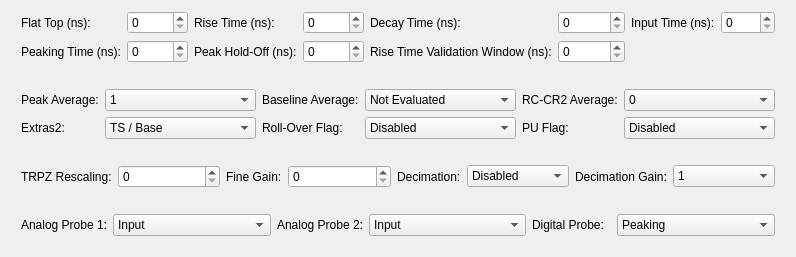
          <widget class="QWidget" name="tabFwPHA">
           <attribute name="title">
            <string>DPP-PHA</string>
           </attribute>
           <layout class="QVBoxLayout" name="verticalLayout_3">
            <item>
             <layout class="QGridLayout" name="mainPHA" rowstretch="10,0" columnstretch="0,0,0,0,0,0,0,0">
              <property name="leftMargin">
               <number>10</number>
              </property>
              <property name="rightMargin">
               <number>10</number>
              </property>
              <property name="bottomMargin">
               <number>10</number>
              </property>
              <item row="0" column="0">
               <widget class="QLabel" name="flat_top">
                <property name="toolTip">
                 <string>&lt;html&gt;&lt;head/&gt;&lt;body&gt;&lt;p&gt;Sets the Trapezoid Flat Top width.&lt;/p&gt;&lt;/body&gt;&lt;/html&gt;</string>
                </property>
                <property name="text">
                 <string>Flat Top (ns):</string>
                </property>
               </widget>
              </item>
              <item row="0" column="7">
               <widget class="QSpinBox" name="val_inputRise">
                <property name="maximum">
                 <number>2040</number>
                </property>
               </widget>
              </item>
              <item row="1" column="0">
               <widget class="QLabel" name="peakTime">
                <property name="toolTip">
                 <string>&lt;html&gt;&lt;head/&gt;&lt;body&gt;&lt;p&gt;Position in the ﬂat top region where the samples are used for the calculation of the peak height. The peaking me is referred to the trigger position or to the trigger validation signal according to the trigger mode.&lt;/p&gt;&lt;/body&gt;&lt;/html&gt;</string>
                </property>
                <property name="text">
                 <string>Peaking Time (ns):</string>
                </property>
               </widget>
              </item>
              <item row="0" column="4">
               <widget class="QLabel" name="decayTime">
                <property name="toolTip">
                 <string>&lt;html&gt;&lt;head/&gt;&lt;body&gt;&lt;p&gt;This register corresponds to the trapezoid pole-zero cancellation. The user must set this register equal to the decay time of the pre-ampliﬁer.&lt;/p&gt;&lt;/body&gt;&lt;/html&gt;</string>
                </property>
                <property name="text">
                 <string>Decay Time (ns):</string>
                </property>
               </widget>
              </item>
              <item row="1" column="3">
               <widget class="QSpinBox" name="val_peakHoldOff">
                <property name="maximum">
                 <number>4092</number>
                </property>
               </widget>
              </item>
              <item row="0" column="1">
               <widget class="QSpinBox" name="val_flatTop">
                <property name="maximum">
                 <number>32760</number>
                </property>
               </widget>
              </item>
              <item row="0" column="2">
               <widget class="QLabel" name="riseTime">
                <property name="toolTip">
                 <string>&lt;html&gt;&lt;head/&gt;&lt;body&gt;&lt;p&gt;Sets the Trapezoid Rise Time, i.e. the Shaping Time of the energy ﬁlter.&lt;/p&gt;&lt;/body&gt;&lt;/html&gt;</string>
                </property>
                <property name="text">
                 <string>Rise Time (ns):</string>
                </property>
               </widget>
              </item>
              <item row="0" column="3">
               <widget class="QSpinBox" name="val_riseTime">
                <property name="maximum">
                 <number>32760</number>
                </property>
               </widget>
              </item>
              <item row="0" column="6">
               <widget class="QLabel" name="inputRise">
                <property name="toolTip">
                 <string>&lt;html&gt;&lt;head/&gt;&lt;body&gt;&lt;p&gt;This register deﬁnes the me constant of the derivative component of the PHA fast discriminator ﬁlter.&lt;/p&gt;&lt;p&gt;In case of RC-CR2 this value must be equal (or 50% more) to the input rising edge, in such a way the RC-CR2 peak value corresponds to the height of the input signal.&lt;/p&gt;&lt;/body&gt;&lt;/html&gt;</string>
                </property>
                <property name="text">
                 <string>Input Time (ns):</string>
                </property>
               </widget>
              </item>
              <item row="1" column="1">
               <widget class="QSpinBox" name="val_peakTime">
                <property name="maximum">
                 <number>32760</number>
                </property>
               </widget>
              </item>
              <item row="0" column="5">
               <widget class="QSpinBox" name="val_decayTime">
                <property name="maximum">
                 <number>524280</number>
                </property>
               </widget>
              </item>
              <item row="1" column="2">
               <widget class="QLabel" name="peakHoldOff">
                <property name="toolTip">
                 <string>&lt;html&gt;&lt;head/&gt;&lt;body&gt;&lt;p&gt;The Peak Hold-oﬀ starts at the end of the trapezoid ﬂat top and deﬁnes how close must be two trapezoids to be considered piled-up. Zero is the case where the ﬂat top of one trapezoid starts exactly at the end of the ﬂat top of the previous one.&lt;/p&gt;&lt;/body&gt;&lt;/html&gt;</string>
                </property>
                <property name="text">
                 <string>Peak Hold-Off (ns):</string>
                </property>
               </widget>
              </item>
              <item row="1" column="4">
               <widget class="QLabel" name="riseTimeValWindow">
                <property name="toolTip">
                 <string>&lt;html&gt;&lt;head/&gt;&lt;body&gt;&lt;p&gt;The Rise Time Valida on Window is used by the rise me discriminator (RTD) to reject pulses that overlap in the rise time. Such events are identiﬁed by a longer RC-CR2 signal (the RC-CR2 gets longer to reach the zero crossing and therefore to trigger) than the RC-CR2 of a single pulse. The rise time validation window starts in correspondence with the RC-CR2 threshold crossing and lasts for the duration written in this register. If no trigger occurs within this acceptance window, the algorithm consider the event as a pile-up and reject it.&lt;/p&gt;&lt;/body&gt;&lt;/html&gt;</string>
                </property>
                <property name="text">
                 <string>Rise Time Validation Window (ns):</string>
                </property>
               </widget>
              </item>
              <item row="1" column="5">
               <widget class="QSpinBox" name="val_riseTimeValWindow">
                <property name="maximum">
                 <number>4092</number>
                </property>
               </widget>
              </item>
             </layout>
            </item>
            <item>
             <layout class="QGridLayout" name="advancedPHA" rowstretch="10,0" columnstretch="1,2,1,2,1,2">
              <property name="leftMargin">
               <number>10</number>
              </property>
              <property name="topMargin">
               <number>10</number>
              </property>
              <property name="rightMargin">
               <number>10</number>
              </property>
              <property name="bottomMargin">
               <number>10</number>
              </property>
              <item row="0" column="2">
               <widget class="QLabel" name="baselineAverage">
                <property name="toolTip">
                 <string>&lt;html&gt;&lt;head/&gt;&lt;body&gt;&lt;p&gt;Number of samples for the baseline average calculation.&lt;/p&gt;&lt;/body&gt;&lt;/html&gt;</string>
                </property>
                <property name="text">
                 <string>Baseline Average:</string>
                </property>
               </widget>
              </item>
              <item row="0" column="0">
               <widget class="QLabel" name="peakAverage">
                <property name="toolTip">
                 <string>&lt;html&gt;&lt;head/&gt;&lt;body&gt;&lt;p&gt;Corresponds to the number of samples for the averaging window of the trapezoid height calculation.&lt;/p&gt;&lt;p&gt;Note: for a correct energy calculation the Peak Mean should be contained in the ﬂat region of the Trapezoid Flat Top.&lt;/p&gt;&lt;/body&gt;&lt;/html&gt;</string>
                </property>
                <property name="text">
                 <string>Peak Average:</string>
                </property>
               </widget>
              </item>
              <item row="1" column="4">
               <widget class="QLabel" name="puFlag">
                <property name="toolTip">
                 <string>&lt;html&gt;&lt;head/&gt;&lt;body&gt;&lt;p&gt;Usually the algorithm saves a pile-up event setting its energy = 0. When this bit is enabled, the algorithm returns the read energy value, though this value does not correspond to the real energy of the pulse. PU ﬂag is set to 1.&lt;/p&gt;&lt;/body&gt;&lt;/html&gt;</string>
                </property>
                <property name="text">
                 <string>PU Flag:</string>
                </property>
               </widget>
              </item>
              <item row="1" column="5">
               <widget class="QComboBox" name="val_puFlag">
                <item>
                 <property name="text">
                  <string>Disabled</string>
                 </property>
                </item>
                <item>
                 <property name="text">
                  <string>Enabled</string>
                 </property>
                </item>
               </widget>
              </item>
              <item row="1" column="0">
               <widget class="QLabel" name="extras2">
                <property name="toolTip">
                 <string>&lt;html&gt;&lt;head/&gt;&lt;body&gt;&lt;p&gt;The channel aggregate data format has a 32 bit word, called EXTRAS 2 word which can be conﬁgured to have the following information.&lt;/p&gt;&lt;/body&gt;&lt;/html&gt;</string>
                </property>
                <property name="text">
                 <string>Extras2:</string>
                </property>
               </widget>
              </item>
              <item row="1" column="1">
               <widget class="QComboBox" name="val_extras2">
                <item>
                 <property name="text">
                  <string>TS / Base</string>
                 </property>
                </item>
                <item>
                 <property name="text">
                  <string>Reserved</string>
                 </property>
                </item>
                <item>
                 <property name="text">
                  <string>TS / Fine TS</string>
                 </property>
                </item>
                <item>
                 <property name="text">
                  <string>Reserved</string>
                 </property>
                </item>
                <item>
                 <property name="text">
                  <string>Lost TRG / Total TRG</string>
                 </property>
                </item>
                <item>
                 <property name="text">
                  <string>Evt Before / Evt After</string>
                 </property>
                </item>
                <item>
                 <property name="text">
                  <string>Reserved</string>
                 </property>
                </item>
               </widget>
              </item>
              <item row="1" column="2">
               <widget class="QLabel" name="roFlag">
                <property name="toolTip">
                 <string>&lt;html&gt;&lt;head/&gt;&lt;body&gt;&lt;p&gt;When enabled, the algorithm creates a fake event with Time Stamp = 0, Energy = 0, PU = 1, bit[3] and bit[1] of EXTRAS = 1.&lt;/p&gt;&lt;/body&gt;&lt;/html&gt;</string>
                </property>
                <property name="text">
                 <string>Roll-Over Flag:</string>
                </property>
               </widget>
              </item>
              <item row="1" column="3">
               <widget class="QComboBox" name="val_roFlag">
                <item>
                 <property name="text">
                  <string>Disabled</string>
                 </property>
                </item>
                <item>
                 <property name="text">
                  <string>Enabled</string>
                 </property>
                </item>
               </widget>
              </item>
              <item row="0" column="4">
               <widget class="QLabel" name="rccr2">
                <property name="toolTip">
                 <string>&lt;html&gt;&lt;head/&gt;&lt;body&gt;&lt;p&gt;Deﬁnes the number of samples of a moving average ﬁlter used for the RC-CR2 signal formation.&lt;/p&gt;&lt;/body&gt;&lt;/html&gt;</string>
                </property>
                <property name="text">
                 <string>RC-CR2 Average:</string>
                </property>
               </widget>
              </item>
              <item row="0" column="5">
               <widget class="QComboBox" name="val_rccr2">
                <item>
                 <property name="text">
                  <string>0</string>
                 </property>
                </item>
                <item>
                 <property name="text">
                  <string>2</string>
                 </property>
                </item>
                <item>
                 <property name="text">
                  <string>4</string>
                 </property>
                </item>
                <item>
                 <property name="text">
                  <string>8</string>
                 </property>
                </item>
                <item>
                 <property name="text">
                  <string>16</string>
                 </property>
                </item>
                <item>
                 <property name="text">
                  <string>32</string>
                 </property>
                </item>
                <item>
                 <property name="text">
                  <string>64</string>
                 </property>
                </item>
                <item>
                 <property name="text">
                  <string>128</string>
                 </property>
                </item>
               </widget>
              </item>
              <item row="0" column="1">
               <widget class="QComboBox" name="val_peakAverage">
                <item>
                 <property name="text">
                  <string>1</string>
                 </property>
                </item>
                <item>
                 <property name="text">
                  <string>4</string>
                 </property>
                </item>
                <item>
                 <property name="text">
                  <string>16</string>
                 </property>
                </item>
                <item>
                 <property name="text">
                  <string>64</string>
                 </property>
                </item>
               </widget>
              </item>
              <item row="0" column="3">
               <widget class="QComboBox" name="val_baselineAverage">
                <property name="toolTip">
                 <string>&lt;html&gt;&lt;head/&gt;&lt;body&gt;&lt;p&gt;Not evaluated: the energy values are not subtracted by the baseline.&lt;/p&gt;&lt;/body&gt;&lt;/html&gt;</string>
                </property>
                <item>
                 <property name="text">
                  <string>Not Evaluated</string>
                 </property>
                </item>
                <item>
                 <property name="text">
                  <string>16</string>
                 </property>
                </item>
                <item>
                 <property name="text">
                  <string>64</string>
                 </property>
                </item>
                <item>
                 <property name="text">
                  <string>256</string>
                 </property>
                </item>
                <item>
                 <property name="text">
                  <string>1024</string>
                 </property>
                </item>
                <item>
                 <property name="text">
                  <string>4096</string>
                 </property>
                </item>
                <item>
                 <property name="text">
                  <string>16384</string>
                 </property>
                </item>
               </widget>
              </item>
             </layout>
            </item>
            <item>
             <layout class="QGridLayout" name="gainPHA" columnstretch="1,2,1,2,1,2,1,2">
              <property name="leftMargin">
               <number>10</number>
              </property>
              <property name="topMargin">
               <number>10</number>
              </property>
              <property name="rightMargin">
               <number>10</number>
              </property>
              <property name="bottomMargin">
               <number>10</number>
              </property>
              <item row="0" column="5">
               <widget class="QComboBox" name="val_decimation">
                <item>
                 <property name="text">
                  <string>Disabled</string>
                 </property>
                </item>
                <item>
                 <property name="text">
                  <string>2 Samples</string>
                 </property>
                </item>
                <item>
                 <property name="text">
                  <string>4 Samples</string>
                 </property>
                </item>
                <item>
                 <property name="text">
                  <string>8 Samples</string>
                 </property>
                </item>
               </widget>
              </item>
              <item row="0" column="6">
               <widget class="QLabel" name="decimationGain">
                <property name="toolTip">
                 <string>&lt;html&gt;&lt;head/&gt;&lt;body&gt;&lt;p&gt;This gain can be used in conjunction with the decimation to multiply the input samples by the same factor of the decimation and avoid losses in the resolution.&lt;/p&gt;&lt;/body&gt;&lt;/html&gt;</string>
                </property>
                <property name="text">
                 <string>Decimation Gain:</string>
                </property>
               </widget>
              </item>
              <item row="0" column="2">
               <widget class="QLabel" name="fineGain">
                <property name="toolTip">
                 <string>&lt;html&gt;&lt;head/&gt;&lt;body&gt;&lt;p&gt;The trapezoidal ﬁlter mathematically produces a signal whose amplitude is proportional to the input signal, with mulplicative factors depending on k (Trap. Rise Time) and M (Decay Time). In the DPP-PHA algorithm, the user must set two parameters: the Trapezoid Rescaling (SHF) and the Fine Gain (f). Given a desired Fine Gain (fg), the user must write in the register: f = 64K*fg*2&lt;span style=&quot; vertical-align:super;&quot;&gt;SHF&lt;/span&gt; /(k*M), where SHF is the closest power of 2 to k*M and 64K is the normalization over 16 bits.&lt;/p&gt;&lt;/body&gt;&lt;/html&gt;</string>
                </property>
                <property name="text">
                 <string>Fine Gain:</string>
                </property>
               </widget>
              </item>
              <item row="0" column="0">
               <widget class="QLabel" name="trpzRescaling">
                <property name="toolTip">
                 <string>&lt;html&gt;&lt;head/&gt;&lt;body&gt;&lt;p&gt;The trapezoid generated by the energy ﬁlter in the FPGA is k*M times higher than the input pulse, where k is the trapezoid rise time and M is the input signal decay time. This value is internally represented over 48 bits and must be rescaled to 15 bit (i.e. 32K channels) before it is used to calculate the energy value. The trapezoid rescaling SHF deﬁnes how many bits are right shited before applying the mask with 0x3FFF and extract the 15 bit value of the pulse height.&lt;/p&gt;&lt;p&gt;Note: use a value for SHF such that 2&lt;span style=&quot; vertical-align:super;&quot;&gt;SHF&lt;/span&gt; &amp;lt;= M*k &amp;lt; 2&lt;span style=&quot; vertical-align:super;&quot;&gt;(SHF+1) &lt;/span&gt;.&lt;/p&gt;&lt;/body&gt;&lt;/html&gt;</string>
                </property>
                <property name="text">
                 <string>TRPZ Rescaling:</string>
                </property>
               </widget>
              </item>
              <item row="0" column="3">
               <widget class="QSpinBox" name="val_fineGain">
                <property name="maximum">
                 <number>65535</number>
                </property>
               </widget>
              </item>
              <item row="0" column="1">
               <widget class="QSpinBox" name="val_trpzRescaling">
                <property name="maximum">
                 <number>63</number>
                </property>
               </widget>
              </item>
              <item row="0" column="4">
               <widget class="QLabel" name="decimation">
                <property name="toolTip">
                 <string>&lt;html&gt;&lt;head/&gt;&lt;body&gt;&lt;p&gt;The input signal samples can be averaged within the number of samples deﬁned by the decimation. This has the analogous eﬀect as reducing the sampling frequency of the board.&lt;/p&gt;&lt;p&gt;Note: the decimation applies to the energy ﬁlter only (i.e. to Decay Time, Trap. Rise Time, and Trap. Flat Top). Timing ﬁlter (RC-CR2), Baseline, Trigger Hold-Oﬀ, and Record Length are not aﬀected.&lt;/p&gt;&lt;/body&gt;&lt;/html&gt;</string>
                </property>
                <property name="text">
                 <string>Decimation:</string>
                </property>
               </widget>
              </item>
              <item row="0" column="7">
               <widget class="QComboBox" name="val_decimationGain">
                <item>
                 <property name="text">
                  <string>1</string>
                 </property>
                </item>
                <item>
                 <property name="text">
                  <string>2</string>
                 </property>
                </item>
                <item>
                 <property name="text">
                  <string>4</string>
                 </property>
                </item>
                <item>
                 <property name="text">
                  <string>8</string>
                 </property>
                </item>
               </widget>
              </item>
             </layout>
            </item>
            <item>
             <layout class="QGridLayout" name="wavePHA" columnstretch="1,2,1,2,1,2">
              <property name="leftMargin">
               <number>10</number>
              </property>
              <property name="topMargin">
               <number>10</number>
              </property>
              <property name="rightMargin">
               <number>10</number>
              </property>
              <property name="bottomMargin">
               <number>10</number>
              </property>
              <item row="0" column="4">
               <widget class="QLabel" name="digitalProbe1PHA">
                <property name="toolTip">
                 <string>&lt;html&gt;&lt;head/&gt;&lt;body&gt;&lt;p&gt;Selects which signal is associated to the Digital Probe 1 in the readout data.&lt;/p&gt;&lt;p&gt;Note: Digital Probe 2 is always the trigger position for DPP-PHA firmware.&lt;/p&gt;&lt;/body&gt;&lt;/html&gt;</string>
                </property>
                <property name="text">
                 <string>Digital Probe:</string>
                </property>
               </widget>
              </item>
              <item row="0" column="0">
               <widget class="QLabel" name="analogProbe1PHA">
                <property name="toolTip">
                 <string>&lt;html&gt;&lt;head/&gt;&lt;body&gt;&lt;p&gt;Selects which signal is associated to the Analog Trace 1 in the readout data.&lt;/p&gt;&lt;/body&gt;&lt;/html&gt;</string>
                </property>
                <property name="text">
                 <string>Analog Probe 1:</string>
                </property>
               </widget>
              </item>
              <item row="0" column="5">
               <widget class="QComboBox" name="val_digitalProbe1PHA">
                <item>
                 <property name="text">
                  <string>Peaking</string>
                 </property>
                </item>
                <item>
                 <property name="text">
                  <string>Armed</string>
                 </property>
                </item>
                <item>
                 <property name="text">
                  <string>Peak Run</string>
                 </property>
                </item>
                <item>
                 <property name="text">
                  <string>Pile Up</string>
                 </property>
                </item>
                <item>
                 <property name="text">
                  <string>Peaking</string>
                 </property>
                </item>
                <item>
                 <property name="text">
                  <string>TRG Validation Win</string>
                 </property>
                </item>
                <item>
                 <property name="text">
                  <string>Baseline Freeze</string>
                 </property>
                </item>
                <item>
                 <property name="text">
                  <string>TRG Hold-Off</string>
                 </property>
                </item>
                <item>
                 <property name="text">
                  <string>TRG Validation</string>
                 </property>
                </item>
                <item>
                 <property name="text">
                  <string>Acq Busy</string>
                 </property>
                </item>
                <item>
                 <property name="text">
                  <string>Zero Cross Win</string>
                 </property>
                </item>
                <item>
                 <property name="text">
                  <string>Ext TRG</string>
                 </property>
                </item>
                <item>
                 <property name="text">
                  <string>Busy</string>
                 </property>
                </item>
               </widget>
              </item>
              <item row="0" column="1">
               <widget class="QComboBox" name="val_analogProbe1PHA">
                <item>
                 <property name="text">
                  <string>Input</string>
                 </property>
                </item>
                <item>
                 <property name="text">
                  <string>RC-CR</string>
                 </property>
                </item>
                <item>
                 <property name="text">
                  <string>RC-CR2</string>
                 </property>
                </item>
                <item>
                 <property name="text">
                  <string>Trapezoid</string>
                 </property>
                </item>
               </widget>
              </item>
              <item row="0" column="2">
               <widget class="QLabel" name="analogProbe2PHA">
                <property name="toolTip">
                 <string>&lt;html&gt;&lt;head/&gt;&lt;body&gt;&lt;p&gt;Selects which signal is associated to the Analog Trace 2 in the readout data.&lt;/p&gt;&lt;/body&gt;&lt;/html&gt;</string>
                </property>
                <property name="text">
                 <string>Analog Probe 2:</string>
                </property>
               </widget>
              </item>
              <item row="0" column="3">
               <widget class="QComboBox" name="val_analogProbe2PHA">
                <item>
                 <property name="text">
                  <string>Input</string>
                 </property>
                </item>
                <item>
                 <property name="text">
                  <string>Threshold</string>
                 </property>
                </item>
                <item>
                 <property name="text">
                  <string>Trapezoid - Baseline</string>
                 </property>
                </item>
                <item>
                 <property name="text">
                  <string>Baseline</string>
                 </property>
                </item>
               </widget>
              </item>
             </layout>
            </item>
           </layout>
          </widget>
